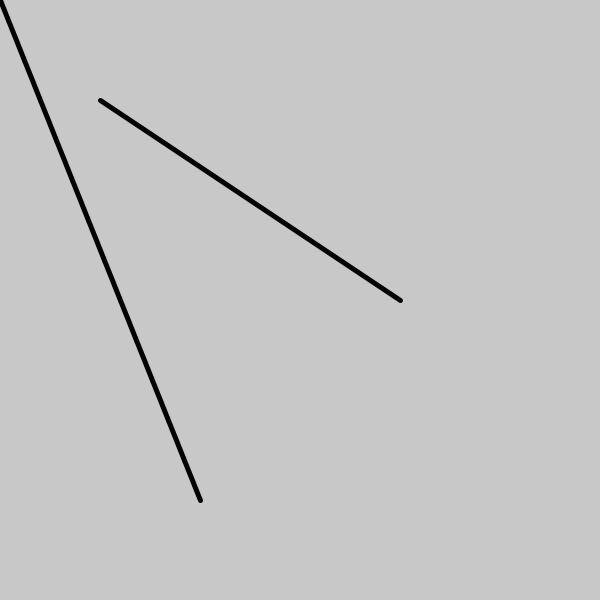
Frame 1 (no input)
Frame 60 (the mouse pressed at the canvas centre just before this capture): identical to frame 1, image omitted
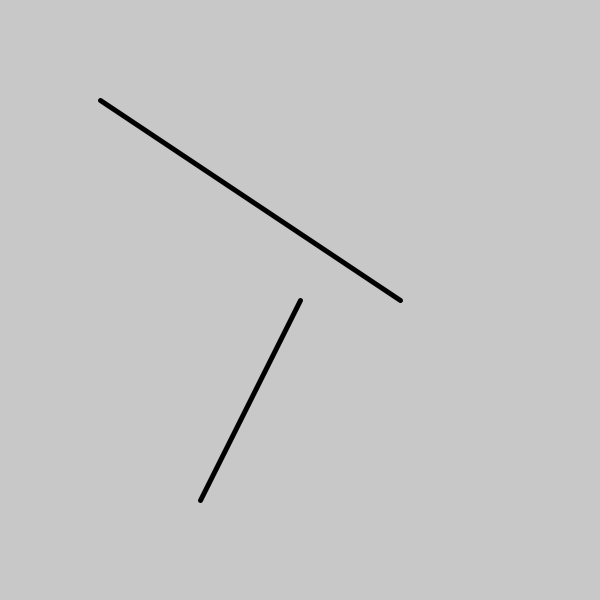
Frame 120 (the mouse held since frame 60 and released just before this capture)

The Processing sketch that drew these frames (run headless with seeded random() and noise(); from frame 60 on, the mouse is pressed at the canvas centre):

// Processing sketch: linesTouching
// ── linesTouching.pde
void setup() {
  size(600, 600);
  strokeWeight(5);
}

void draw() {
  background(200);
  stroke(0);
  if (linesTouching( 100,100,400,300 , 200,500,mouseX,mouseY )) {
    stroke(255,0,0);
  }
  line(100, 100, 400, 300);
  line(200, 500, mouseX, mouseY);
}

boolean linesTouching(float x1, float y1, float x2, float y2, float x3, float y3, float x4, float y4) {
  float denominator = ((x2 - x1) * (y4 - y3)) - ((y2 - y1) * (x4 - x3));
  float numerator1 = ((y1 - y3) * (x4 - x3)) - ((x1 - x3) * (y4 - y3));
  float numerator2 = ((y1 - y3) * (x2 - x1)) - ((x1 - x3) * (y2 - y1));

  // Detect coincident lines (has a problem, read below)
  if (denominator == 0) return numerator1 == 0 && numerator2 == 0;

  float r = numerator1 / denominator;
  float s = numerator2 / denominator;

  return (r >= 0 && r <= 1) && (s >= 0 && s <= 1);
}
